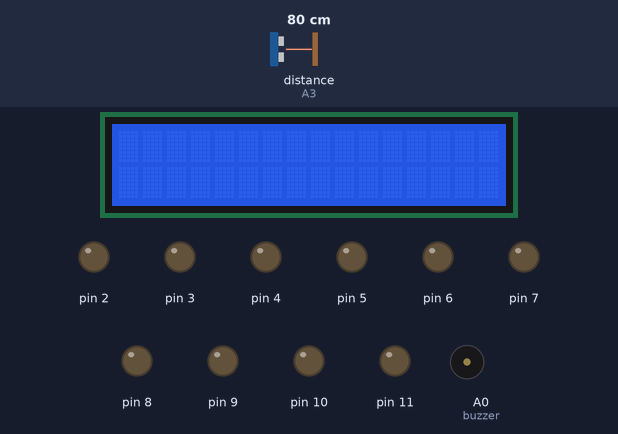
This sketch was run on a simulated Arduino Uno, built with avr-gcc and run on an emulated ATmega328P. Parts: 16×2 character LCD, output pins drawn as LEDs (lit = HIGH), buzzer (waves = sounding). Wiring (inferred from the names in the program): ultrasonic range finder: trigger A2; echo A3. The test bench sets the inputs (shaded band); at power-on: distance to the obstacle (sensor on A3) 80 cm. The echo pulse lasts 58.3 µs per cm; pins used as bus, display or sensor lines are not drawn; what the sketch prints to the serial monitor is not drawn.

Above: at 1.2 s.
1.3 s: distance to the obstacle (sensor on A3) set to 57 cm
2.8 s: distance to the obstacle (sensor on A3) set to 49 cm
At 3.31 s:
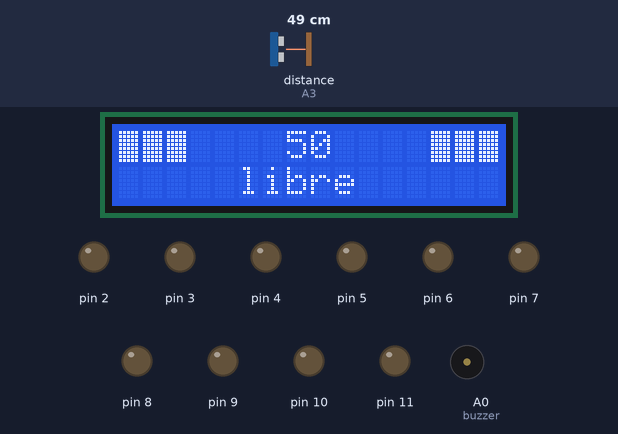
5.2 s: distance to the obstacle (sensor on A3) set to 18 cm
At 6.2 s:
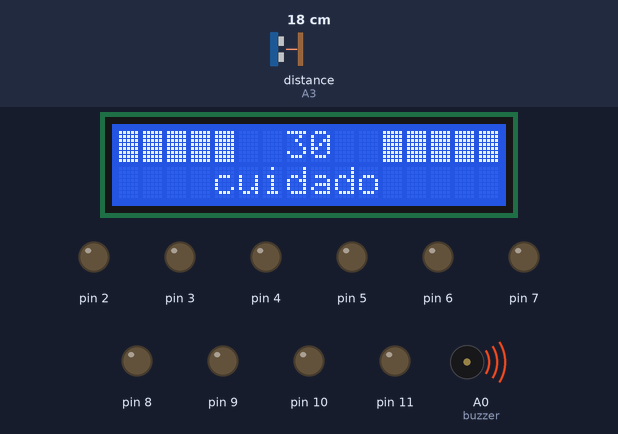
8.2 s: distance to the obstacle (sensor on A3) set to 2 cm
At 9.2 s:
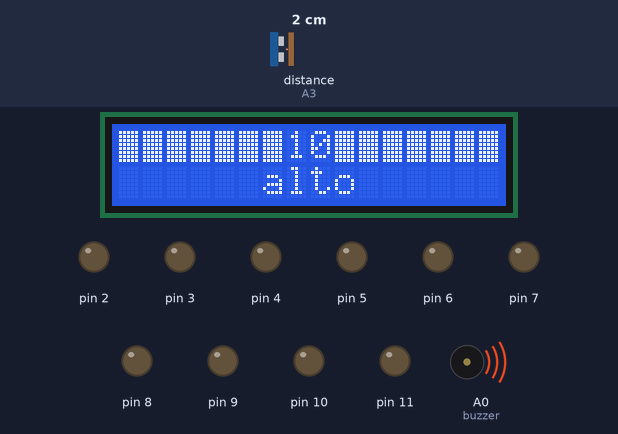
14.2 s: distance to the obstacle (sensor on A3) set to 4 cm
Timing chart, 0 to 18.2 s (numbered marks = the images above; inputs shaded):
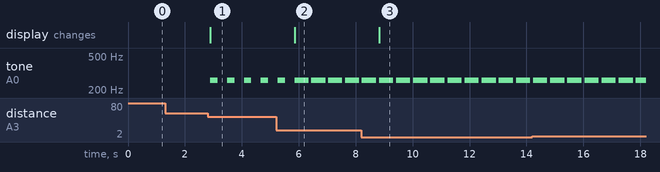

Measured:
- the behaviour switches between 52 and 51 cm on distance to the obstacle (sensor on A3) (found by bisection; images 0 and 1)
- after the input at 1.3 s, every drawn part: stays the same
- after the input at 2.8 s, tone on A0 (buzzer): alternates 260 Hz for 0.26 s and silent for 0.33 s, starting after 0.09 s; the display: changes after 0.09 s (image 1)
- after the input at 5.2 s, the display: changes after 0.65 s (image 2)
- after the input at 8.2 s, the display: changes after 0.62 s (image 3)

The sketch:

alarma.ino
```cpp
/*
 *
 Fundacion Kinal
 Centro Educativo Tecnico Laboral KINAL
 Electronica
 Grado:5to A
 Nombre:Roberto Monterroso
 Carne :2019507
 */
#include <LiquidCrystal_I2C.h>
#include <Wire.h>
#define direccion_lcd 0x27
#define filas 2
#define columnas 16
#define trigger A2
#define echo A3
#define buzzer A0
int a;
int distancia;
int Fre=260;
long tiempo;
LiquidCrystal_I2C LCD_Roberto(direccion_lcd, columnas, filas);
byte bloque[] = {
  B11111,
  B11111,
  B11111,
  B11111,
  B11111,
  B11111,
  B11111,
  B11111
};
void setup()
{
Serial.begin(9600);
for(int i=2; i<=11;i++){
pinMode(i, OUTPUT);
}
  pinMode(buzzer ,OUTPUT);
  pinMode(trigger, OUTPUT);
  pinMode(echo, INPUT);
  LCD_Roberto.init();
  LCD_Roberto.backlight();
  LCD_Roberto.createChar(1, bloque);
}
void loop()
{
  Serial.println(a);
  medicion();
  distancia = a;
  alerta();
}
int medicion(){

  digitalWrite(trigger, HIGH);
  delayMicroseconds(10);
  digitalWrite(trigger, LOW);
  tiempo = pulseIn(echo, HIGH);
  a = tiempo/59;
  delay(50);
  return a;
}
void alerta(){
    if (distancia > 21 && distancia <= 50) {
    LCD_Roberto.setCursor(0,0);
    LCD_Roberto.print("                ");
    LCD_Roberto.setCursor(0,0);
    LCD_Roberto.write(1);
    LCD_Roberto.write(1);
    LCD_Roberto.write(1);
    LCD_Roberto.setCursor(7,0);
    LCD_Roberto.print("50");
    LCD_Roberto.setCursor(13,0);
    LCD_Roberto.write(1);
    LCD_Roberto.write(1);
    LCD_Roberto.write(1);
    LCD_Roberto.setCursor(0,1);
    LCD_Roberto.print("     libre   ");
    tone(buzzer, Fre, 260);
    delay(500);
    noTone(buzzer);
  }


    if (distancia > 11 && distancia <= 30) {
    LCD_Roberto.setCursor(0,0);
    LCD_Roberto.print("                ");
    LCD_Roberto.setCursor(0,0);
    LCD_Roberto.write(1);
    LCD_Roberto.write(1);
    LCD_Roberto.write(1);
    LCD_Roberto.write(1);
    LCD_Roberto.write(1);
    LCD_Roberto.setCursor(7,0);
    LCD_Roberto.print("30");
    LCD_Roberto.setCursor(11,0);
    LCD_Roberto.write(1);
    LCD_Roberto.write(1);
    LCD_Roberto.write(1);
    LCD_Roberto.write(1);
    LCD_Roberto.write(1);
    LCD_Roberto.setCursor(0,1);
    LCD_Roberto.print("    cuidado");
    tone(buzzer, Fre, 1000);
    delay(500);
    noTone(buzzer);
  }
    if (distancia > 0 && distancia <= 10) {
    LCD_Roberto.setCursor(0,0);
    LCD_Roberto.print("                ");
    LCD_Roberto.setCursor(0,0);
    LCD_Roberto.write(1);
    LCD_Roberto.write(1);
    LCD_Roberto.write(1);
    LCD_Roberto.write(1);
    LCD_Roberto.write(1);
    LCD_Roberto.write(1);
    LCD_Roberto.write(1);
    LCD_Roberto.setCursor(7,0);
    LCD_Roberto.print("10");
    LCD_Roberto.setCursor(9,0);
    LCD_Roberto.write(1);
    LCD_Roberto.write(1);
    LCD_Roberto.write(1);
    LCD_Roberto.write(1);
    LCD_Roberto.write(1);
    LCD_Roberto.write(1);
    LCD_Roberto.write(1);
    LCD_Roberto.setCursor(0,1);
    LCD_Roberto.print("      alto         ");
    tone(buzzer, Fre, 4000);
    delay(500);
    noTone(buzzer);
  }
  }
```
